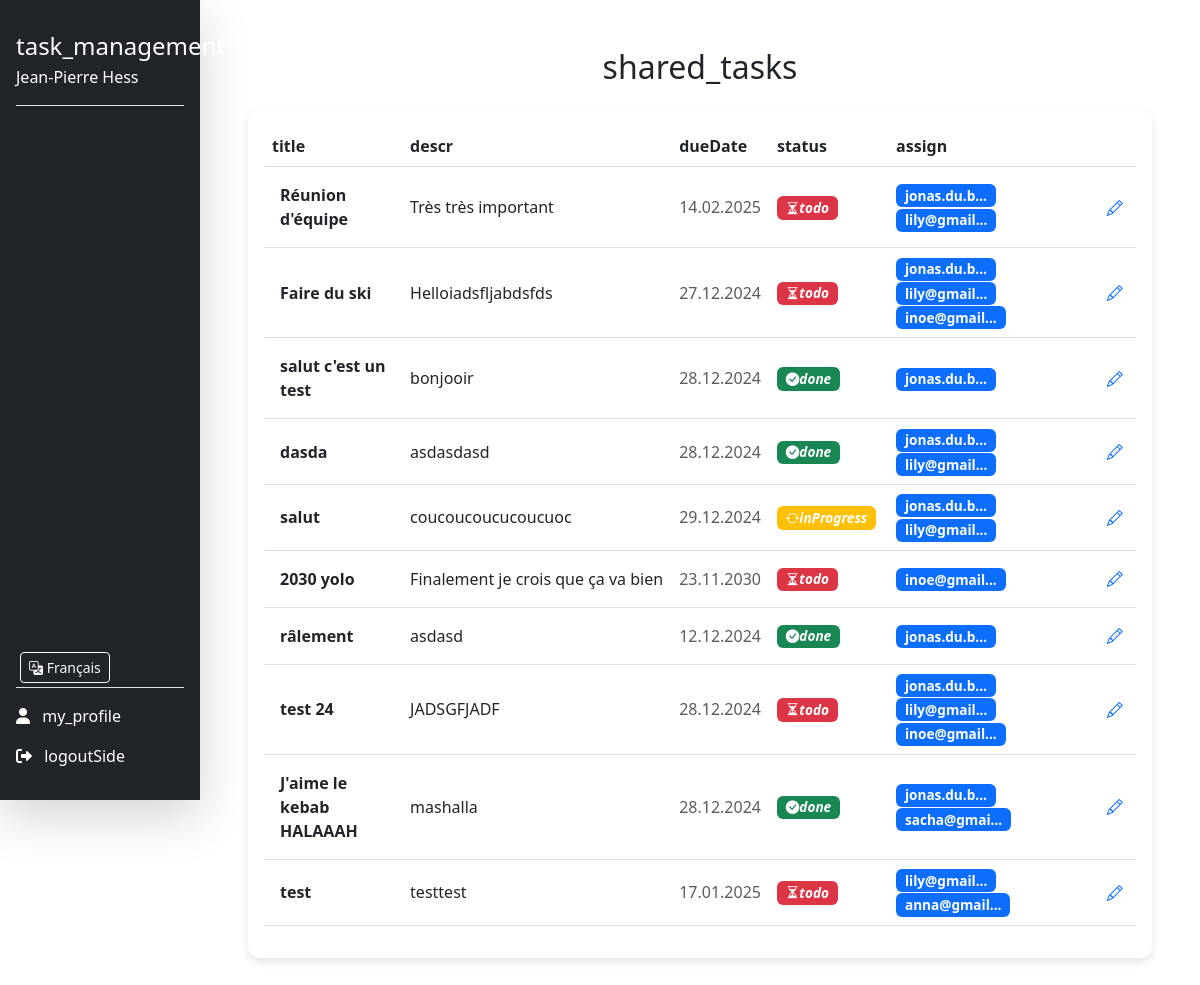
/taches_partage.php (signed in), run on the app's committed database.
### tables this page shows
CREATE TABLE users (
        id INTEGER PRIMARY KEY AUTOINCREMENT,
        nom VARCHAR(120) NOT NULL,
        prenom VARCHAR(120) NOT NULL,
        email VARCHAR(120) NOT NULL UNIQUE,
        noTel VARCHAR(20) NOT NULL UNIQUE,
        motDePasse VARCHAR(255) NOT NULL,
        token VARCHAR(255) DEFAULT NULL,
        is_confirmed BOOLEAN DEFAULT 0
    );

CREATE TABLE tasks (
        id INTEGER PRIMARY KEY AUTOINCREMENT,
        userId INTEGER NOT NULL,
        titre TEXT NOT NULL,
        description TEXT DEFAULT NULL,
        dateEcheance DATE DEFAULT NULL,
        statut TEXT CHECK(statut IN ('a_faire', 'en_cours', 'termine')) DEFAULT 'a_faire',
        createdAt TIMESTAMP DEFAULT CURRENT_TIMESTAMP, 
        FOREIGN KEY (userId) REFERENCES users(id) ON DELETE CASCADE
    );

### lang/lang_func.php (called while the page is built, shortened)
<?php
function t($key)
{
    $language = getLanguage();
	$path = realpath(__DIR__);
    $messages = require $path . "/{$language}/messages.php";
    return (array_key_exists($key, $messages))
        ? $messages[$key]
        : $key;
}
function getLanguage($defaultLanguage = 'en')
{
    $language = null;
    if (isset($_GET['lang'])) {
        $language = $_GET['lang'];
    } elseif (isset($_SESSION['LANG'])) {
        $language = $_SESSION['LANG'];
    } else {
        $language = getLanguageFromBrowser($defaultLanguage);
    }
    return $language;
}
function getSupportedLanguages()
{
	$path = getcwd() . DIRECTORY_SEPARATOR . "lang" . DIRECTORY_SEPARATOR;
	$tab = glob($path . "*",GLOB_ONLYDIR);
	for ($i=0; $i<count($tab); $i++){
		$tab[$i] = basename($tab[$i]);
	}
	return $tab;
}

### src/dbManager/DbManagerCRUD.php (called while the page is built, shortened)
<?php
class DbManagerCRUD implements I_ApiCRUD
{
    private $db;
    public function __construct()
    {
        $config = parse_ini_file(__DIR__ . '/../config/db.ini');
        $dsn = $config['dsn'];
        $username = $config['username'];
        $password = $config['password'];
        $this->db = new \PDO($dsn, $username, $password);
    }
    public function getUser(string $email): array
    {
        $sql = "SELECT * FROM users WHERE email = :email;";
        $stmt = $this->db->prepare($sql);
        $stmt->bindParam(':email', $email, \PDO::PARAM_STR);
        try {
            $stmt->execute();
            $donnees = $stmt->fetchAll(\PDO::FETCH_ASSOC);
            $tabUsers = [];
            foreach ($donnees as $donneesUser) {
                $user = new Users(
                    $donneesUser["prenom"],
                    $donneesUser["nom"],
                    $donneesUser["email"],
                    $donneesUser["noTel"],
                    $donneesUser["motDePasse"],
                    $donneesUser["id"]
                );
                $tabUsers[] = $user;
            }
            return $tabUsers;
        } catch (\PDOException $e) {
            error_log("Erreur lors de la récupération des utilisateurs : " . $e->getMessage());
            return [];
        }
    }
    public function getTasksSharedByUserId(int $userId): array
    {
        try {
            $stmt = $this->db->prepare("
            SELECT
                t.*,
                GROUP_CONCAT(u.email) AS shared_user_names
            FROM tasks t
            JOIN task_users tu ON t.id = tu.taskId
            JOIN users u ON tu.userId = u.id
            WHERE t.id IN (
                SELECT taskId
                FROM task_users
                GROUP BY taskId
                HAVING COUNT(DISTINCT userId) > 1
            )
            AND t.id IN (
                SELECT taskId
                FROM task_users
                WHERE userId = :userId
            )
            GROUP BY t.id
        ");
            $stmt->bindValue(':userId', $userId, \PDO::PARAM_INT);
            $stmt->execute();
            $tasks = [];
            while ($taskData = $stmt->fetch(\PDO::FETCH_ASSOC)) {
                $tasks[] = [
                    'id' => $taskData['id'],
                    'titre' => $taskData['titre'],
                    'description' => $taskData['description'],
                    'dateEcheance' => $taskData['dateEcheance'],
                    'statut' => $taskData['statut'],
                    'shared_user_names' => $taskData['shared_user_names'],
                ];
            }
            return $tasks;
        } catch (\PDOException $e) {
            error_log('Erreur dans getTasksSharedByUserId : ' . $e->getMessage());
            throw new \Exception('Erreur lors de la récupération des tâches partagées : ' . $e->getMessage());
        }
    }
}

### Includes/functions.php (called while the page is built, shortened)
<?php
function getUserByEmail($email, $dbManager) {
    $userInfoArray = $dbManager->getUser($email);
    return !empty($userInfoArray) ? $userInfoArray[0] : null;
}
function getStatusBadgeClass(string $statut): string
{
    $badgeClasses = [
        'À faire' => 'bg-danger',
        'En cours' => 'bg-warning',
        'Terminé' => 'bg-success',
    ];
    return $badgeClasses[$statut] ?? 'bg-secondary';
}
?>

### src/dbManager/Users.php (called while the page is built, shortened)
<?php
class Users {
    private $id;
    private $nom;
    private $prenom;
    public function __construct(string $prenom, string $nom, string $email, string $noTel, string $motDePasse ,int $id = 0) {
        $this->prenom = $prenom;
        $this->nom = $nom;
        $this->id = $id;
    }
    public function rendId(): int {
        return (int)$this->id;
    }
    public function rendPrenom(): string {
        return $this->prenom;
    }
    public function rendNom(): string {
        return $this->nom;
    }
}

### taches_partage.php (the view, shortened to what this page needs)
<?php
require_once 'includes/functions.php';
require_once('lang' . DIRECTORY_SEPARATOR . 'lang_func.php');
$dbManager = new DbManagerCRUD();
$email = $_SESSION['email_user'];
$userInfo = getUserByEmail($email, $dbManager);
$userId = $userInfo->rendId();
$tachepartager = $dbManager->getTasksSharedByUserId($userId);
function formatTaskData($task)
{
    $task['dateEcheance'] = formatDateEcheance($task['dateEcheance']);
    $task['statut'] = formatStatut($task['statut']);
    return $task;
}
function formatDateEcheance($dateEcheance)
{
    if ($dateEcheance) {
        $d = DateTime::createFromFormat('Y-m-d', $dateEcheance);
        return $d ? $d->format('d.m.Y') : null;
    }
    return null;
}
function formatStatut($statut)
{
    $statutTraduction = [
        'a_faire' => 'À faire',
        'en_cours' => 'En cours',
        'termine' => 'Terminé',
    ];
    return $statutTraduction[$statut] ?? 'Inconnu';
}
$tachepartager = array_map('formatTaskData', $tachepartager);
?>
<!DOCTYPE html>
<html lang="fr">
<head>
    <link href="https://cdn.jsdelivr.net/npm/bootstrap@5.3.0-alpha3/dist/css/bootstrap.min.css" rel="stylesheet">
    <link href="https://cdn.jsdelivr.net/npm/bootstrap-icons/font/bootstrap-icons.css" rel="stylesheet">
    <link rel="stylesheet" href="style/tab.css">
</head>
<body>
    <div class="d-flex">
        <?php include 'includes/sidebar.php'; ?>
        <div class="main-content ms-auto col-md-9 col-lg-10 p-5">
            <h2 class="text-center mb-4"><? echo t('shared_tasks')?></h2>
            <?php if (empty($tachepartager)): ?>
                <div class="alert alert-info mt-4" role="alert">
                    <p><? echo t('noTasks')?></p>
                </div>
            <?php else: ?>
                <div class="table-container p-3 mt-4">
                    <table class="table table-hover align-middle">
                        <thead>
                            <tr>
                                <th scope="col" style="width: 20%"><? echo t('title')?></th>
                                <th scope="col" style="width: 30%"><? echo t('descr')?></th>
                                <th scope="col"><? echo t('dueDate')?></th>
                                <th scope="col" style="width: 10%"><? echo t('status')?></th>
                                <th scope="col" style="width: 35%"><? echo t('assign')?></th>
                                <th scope="col" style="width: 5%;"></th>
                            </tr>
                        </thead>
                        <tbody>
                            <?php foreach ($tachepartager as $task): ?>
                                <tr>
                                    <td class="fw-bold text-dark p-3"><?php echo htmlspecialchars($task['titre']); ?></td>
                                    <td class="text-truncate" style="max-width: 300px;">
                                        <?php echo htmlspecialchars($task['description']); ?>
                                    </td>
                                    <td class="text-muted"><?php echo htmlspecialchars($task['dateEcheance']); ?></td>
                                    <td>
                                        <span class="badge <?php echo getStatusBadgeClass($task['statut']); ?> me-1">
                                            <?if ($task['statut'] === "À faire") {
                                                echo "<i class='bi bi-hourglass-split'>" . t('todo') . "</i> ";
                                            } elseif ($task['statut'] === "En cours") {
                                                echo "<i class='bi bi-arrow-repeat'>" . t('inProgress') . "</i> ";
                                            } elseif ($task['statut'] === "Terminé") {
                                                echo "<i class='bi bi-check-circle-fill'>" . t('done') . "</i> ";
                                            }
                                            ?>
                                        </span>
                                    </td>
                                    <td>
                                        <?php
                                        $sharedUsers = explode(',', $task['shared_user_names']);
                                        foreach ($sharedUsers as $userEmailFromTask):
                                            if ($_SESSION['email_user'] === $userEmailFromTask) {
                                                continue;
                                            }
                                        ?>
                                            <a href="mailto:<?php echo htmlspecialchars($userEmailFromTask); ?>"
                                                class="badge bg-primary me-1 text-decoration-none"
                                                data-bs-toggle="tooltip"
                                                title="<?php echo htmlspecialchars($userEmailFromTask); ?>">
                                                <?php echo htmlspecialchars(strlen($userEmailFromTask) > 10 ? substr($userEmailFromTask, 0, 10) . '...' : $userEmailFromTask); ?>
                                            </a>
                                        <?php endforeach; ?>
                                    </td>
                                    <td>
                                    <form method="GET" action="task_details.php">
                                            <button type="submit" class="btn btn-link p-0">
                                                <i class="bi bi-pencil" title="Modifier"></i>
                                            </button>
                                        </form>
                                    </td>
                                </tr>
                            <?php endforeach; ?>
                        </tbody>
                    </table>
                </div>
            <?php endif; ?>
        </div>
    </div>
</body>
</html>

### Includes/sidebar.php (shortened to what this page needs)
<?php
require_once('lang' . DIRECTORY_SEPARATOR . 'lang_func.php');
$email = $_SESSION['email_user'] ?? null;
$dbManager = new DbManagerCRUD();
$users = $dbManager->getUser($email);
$userName = !empty($users) ? htmlspecialchars($users[0]->rendPrenom() . ' ' . $users[0]->rendNom()) : 'Utilisateur inconnu';
?>
<!DOCTYPE html>
<html lang="<?php echo getLanguage(); ?>">
<head>
    <link href="https://cdnjs.cloudflare.com/ajax/libs/font-awesome/6.0.0-beta3/css/all.min.css" rel="stylesheet">
    <link href="https://cdn.jsdelivr.net/npm/bootstrap@5.3.0-alpha3/dist/css/bootstrap.min.css" rel="stylesheet">
    <link rel="stylesheet" href="style/sidebar.css">
    <link rel="stylesheet" href="style/stylesheet.css">
</head>
    <div class="col-md-3 col-lg-2 bg-dark text-white sidebar position-fixed vh-100 d-flex flex-column p-3 shadow-lg">
        <div class="border-bottom">
            <h4 class="mb-0 pt-3"><?php echo t('task_management'); ?></h4>
            <p class="mt-1"><?= $userName ?></p>
        </div>
        <ul class="nav nav-pills flex-column mb-auto pt-3">
        </ul>
        <div class="mt-auto">
            <div class="d-flex justify-content-between align-items-center p-1">
                <a href="?lang=<?php echo getLanguage() === 'en' ? 'fr' : 'en'; ?>" class="btn btn-outline-light btn-sm">
                    <?php echo getLanguage() === 'en' ? '<i class="bi bi-translate"></i> Français' : '<i class="bi bi-translate"></i> English'; ?>
                </a>
            </div>
            <div class="border-top pt-3">
                <a href="profile.php" class="nav-link text-white pb-3 <?= basename($_SERVER['PHP_SELF']) === 'profile.php' ? ' active' : '' ?>">
                    <i class="fas fa-user pe-2"></i> <?php echo t('my_profile'); ?>
                </a>
                <a href="logout.php" class="nav-link text-white pb-3">
                    <i class="fas fa-sign-out-alt pe-2"></i> <?php echo t('logoutSide'); ?>
                </a>
            </div>
        </div>
    </div>
</html>

### style/tab.css (style rules this page uses)
.table-container { background-color: #fff; border-radius: 12px; box-shadow: 0px 4px 10px rgba(0, 0, 0, 0.1); overflow: hidden; }
th { background-color: #f4f6f8; }
.badge { color: #fff; }
.table-container .badge { text-align: center; font-size: 0.85rem; }

### style/sidebar.css (style rules this page uses)
.sidebar { background-color: #343a40; }

### data on the page
users: userName "Jean-Pierre Hess"
tasks: titre "Réunion d'équipe", description "Très très important", dateEcheance "14.02.2025", userEmailFromTask "jonas.du.b...", userEmailFromTask "lily@gmail..."
tasks: titre "Faire du ski", description "Helloiadsfljabdsfds", dateEcheance "27.12.2024", userEmailFromTask "jonas.du.b...", userEmailFromTask "lily@gmail...", userEmailFromTask "inoe@gmail..."
tasks: titre "salut c'est un test", description "bonjooir", dateEcheance "28.12.2024", userEmailFromTask "jonas.du.b..."
tasks: titre "dasda", description "asdasdasd", dateEcheance "28.12.2024", userEmailFromTask "jonas.du.b...", userEmailFromTask "lily@gmail..."
tasks: titre "salut", description "coucoucoucucoucuoc", dateEcheance "29.12.2024", userEmailFromTask "jonas.du.b...", userEmailFromTask "lily@gmail..."
tasks: titre "2030 yolo", description "Finalement je crois que ça va bien", dateEcheance "23.11.2030", userEmailFromTask "inoe@gmail..."
tasks: titre "râlement", description "asdasd", dateEcheance "12.12.2024", userEmailFromTask "jonas.du.b..."
tasks: titre "test 24", description "JADSGFJADF", dateEcheance "28.12.2024", userEmailFromTask "jonas.du.b...", userEmailFromTask "lily@gmail...", userEmailFromTask "inoe@gmail..."
tasks: titre "J'aime le kebab HALAAAH", description "mashalla", dateEcheance "28.12.2024", userEmailFromTask "jonas.du.b...", userEmailFromTask "sacha@gmai..."
tasks: titre "test", description "testtest", dateEcheance "17.01.2025", userEmailFromTask "lily@gmail...", userEmailFromTask "anna@gmail..."

### other printed values
t('task_management') "task_management"
t('my_profile') "my_profile"
t('logoutSide') "logoutSide"
t('shared_tasks') "shared_tasks"
t('title') "title"
t('descr') "descr"
t('dueDate') "dueDate"
t('status') "status"
t('assign') "assign"
